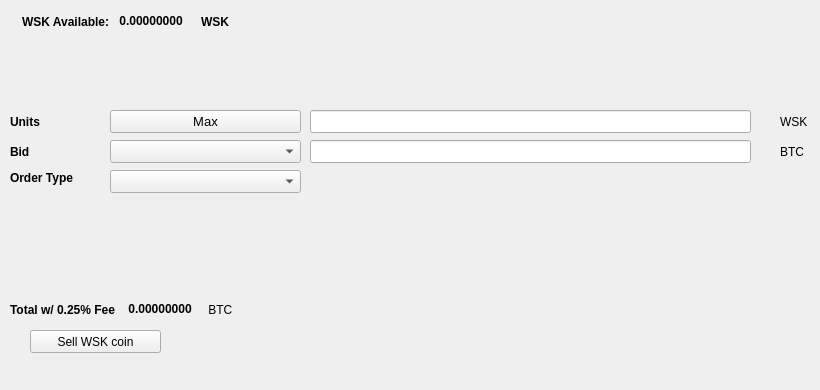
   <widget class="QWidget" name="SellTab">
    <attribute name="title">
     <string>Sell</string>
    </attribute>
    <widget class="QLabel" name="label_16">
     <property name="geometry">
      <rect>
       <x>780</x>
       <y>140</y>
       <width>31</width>
       <height>23</height>
      </rect>
     </property>
     <property name="text">
      <string>BTC</string>
     </property>
    </widget>
    <widget class="QComboBox" name="SellBidcomboBox">
     <property name="geometry">
      <rect>
       <x>110</x>
       <y>140</y>
       <width>191</width>
       <height>23</height>
      </rect>
     </property>
     <property name="font">
      <font>
       <pointsize>10</pointsize>
      </font>
     </property>
    </widget>
    <widget class="QLabel" name="label_18">
     <property name="geometry">
      <rect>
       <x>10</x>
       <y>110</y>
       <width>46</width>
       <height>23</height>
      </rect>
     </property>
     <property name="font">
      <font>
       <weight>75</weight>
       <bold>true</bold>
      </font>
     </property>
     <property name="text">
      <string>Units</string>
     </property>
    </widget>
    <widget class="QPushButton" name="Sell_Max_Amount">
     <property name="geometry">
      <rect>
       <x>110</x>
       <y>110</y>
       <width>191</width>
       <height>23</height>
      </rect>
     </property>
     <property name="font">
      <font>
       <pointsize>10</pointsize>
      </font>
     </property>
     <property name="text">
      <string>Max</string>
     </property>
    </widget>
    <widget class="QLabel" name="label_20">
     <property name="geometry">
      <rect>
       <x>10</x>
       <y>170</y>
       <width>91</width>
       <height>16</height>
      </rect>
     </property>
     <property name="font">
      <font>
       <weight>75</weight>
       <bold>true</bold>
      </font>
     </property>
     <property name="text">
      <string>Order Type</string>
     </property>
    </widget>
    <widget class="QComboBox" name="SellOrdertypeCombo">
     <property name="geometry">
      <rect>
       <x>110</x>
       <y>170</y>
       <width>191</width>
       <height>23</height>
      </rect>
     </property>
     <property name="font">
      <font>
       <pointsize>10</pointsize>
      </font>
     </property>
    </widget>
    <widget class="QLabel" name="label_21">
     <property name="geometry">
      <rect>
       <x>10</x>
       <y>140</y>
       <width>46</width>
       <height>23</height>
      </rect>
     </property>
     <property name="font">
      <font>
       <weight>75</weight>
       <bold>true</bold>
      </font>
     </property>
     <property name="text">
      <string>Bid</string>
     </property>
    </widget>
    <widget class="QLabel" name="label_22">
     <property name="geometry">
      <rect>
       <x>780</x>
       <y>110</y>
       <width>31</width>
       <height>23</height>
      </rect>
     </property>
     <property name="text">
      <string>WSK</string>
     </property>
    </widget>
    <widget class="QLineEdit" name="UnitsInputwastake">
     <property name="geometry">
      <rect>
       <x>310</x>
       <y>110</y>
       <width>441</width>
       <height>23</height>
      </rect>
     </property>
     <property name="font">
      <font>
       <pointsize>9</pointsize>
       <weight>75</weight>
       <bold>true</bold>
      </font>
     </property>
    </widget>
    <widget class="QLineEdit" name="SellBidPriceEdit">
     <property name="geometry">
      <rect>
       <x>310</x>
       <y>140</y>
       <width>441</width>
       <height>23</height>
      </rect>
     </property>
     <property name="font">
      <font>
       <pointsize>9</pointsize>
       <weight>75</weight>
       <bold>true</bold>
      </font>
     </property>
    </widget>
    <widget class="QPushButton" name="SellwastakeBTN">
     <property name="geometry">
      <rect>
       <x>30</x>
       <y>330</y>
       <width>131</width>
       <height>23</height>
      </rect>
     </property>
     <property name="text">
      <string>Sell WSK coin</string>
     </property>
     <property name="icon">
      <iconset resource="../wastake">
       <normaloff>:/icons/bitcoin</normaloff>:/icons/bitcoin</iconset>
     </property>
    </widget>
    <widget class="QWidget" name="layoutWidget3">
     <property name="geometry">
      <rect>
       <x>22</x>
       <y>12</y>
       <width>258</width>
       <height>19</height>
      </rect>
     </property>
     <layout class="QHBoxLayout" name="horizontalLayout">
      <item>
       <widget class="QLabel" name="label232_2">
        <property name="font">
         <font>
          <weight>75</weight>
          <bold>true</bold>
         </font>
        </property>
        <property name="text">
         <string>WSK Available:</string>
        </property>
       </widget>
      </item>
      <item>
       <widget class="QLabel" name="wastakeAvailableLabel">
        <property name="palette">
         <palette>
          <active>
           <colorrole role="WindowText">
            <brush brushstyle="SolidPattern">
             <color alpha="255">
              <red>0</red>
              <green>0</green>
              <blue>0</blue>
             </color>
            </brush>
           </colorrole>
           <colorrole role="Button">
            <brush brushstyle="SolidPattern">
             <color alpha="255">
              <red>0</red>
              <green>170</green>
              <blue>0</blue>
             </color>
            </brush>
           </colorrole>
           <colorrole role="Light">
            <brush brushstyle="SolidPattern">
             <color alpha="255">
              <red>0</red>
              <green>255</green>
              <blue>0</blue>
             </color>
            </brush>
           </colorrole>
           <colorrole role="Midlight">
            <brush brushstyle="SolidPattern">
             <color alpha="255">
              <red>0</red>
              <green>212</green>
              <blue>0</blue>
             </color>
            </brush>
           </colorrole>
           <colorrole role="Dark">
            <brush brushstyle="SolidPattern">
             <color alpha="255">
              <red>0</red>
              <green>85</green>
              <blue>0</blue>
             </color>
            </brush>
           </colorrole>
           <colorrole role="Mid">
            <brush brushstyle="SolidPattern">
             <color alpha="255">
              <red>0</red>
              <green>113</green>
              <blue>0</blue>
             </color>
            </brush>
           </colorrole>
           <colorrole role="Text">
            <brush brushstyle="SolidPattern">
             <color alpha="255">
              <red>0</red>
              <green>170</green>
              <blue>0</blue>
             </color>
            </brush>
           </colorrole>
           <colorrole role="BrightText">
            <brush brushstyle="SolidPattern">
             <color alpha="255">
              <red>255</red>
              <green>255</green>
              <blue>255</blue>
             </color>
            </brush>
           </colorrole>
           <colorrole role="ButtonText">
            <brush brushstyle="SolidPattern">
             <color alpha="255">
              <red>0</red>
              <green>0</green>
              <blue>0</blue>
             </color>
            </brush>
           </colorrole>
           <colorrole role="Base">
            <brush brushstyle="SolidPattern">
             <color alpha="255">
              <red>255</red>
              <green>255</green>
              <blue>255</blue>
             </color>
            </brush>
           </colorrole>
           <colorrole role="Window">
            <brush brushstyle="SolidPattern">
             <color alpha="255">
              <red>0</red>
              <green>170</green>
              <blue>0</blue>
             </color>
            </brush>
           </colorrole>
           <colorrole role="Shadow">
            <brush brushstyle="SolidPattern">
             <color alpha="255">
              <red>0</red>
              <green>0</green>
              <blue>0</blue>
             </color>
            </brush>
           </colorrole>
           <colorrole role="AlternateBase">
            <brush brushstyle="SolidPattern">
             <color alpha="255">
              <red>127</red>
              <green>212</green>
              <blue>127</blue>
             </color>
            </brush>
           </colorrole>
           <colorrole role="ToolTipBase">
            <brush brushstyle="SolidPattern">
             <color alpha="255">
              <red>255</red>
              <green>255</green>
              <blue>220</blue>
             </color>
            </brush>
           </colorrole>
           <colorrole role="ToolTipText">
            <brush brushstyle="SolidPattern">
             <color alpha="255">
              <red>0</red>
              <green>0</green>
              <blue>0</blue>
             </color>
            </brush>
           </colorrole>
          </active>
          <inactive>
           <colorrole role="WindowText">
            <brush brushstyle="SolidPattern">
             <color alpha="255">
              <red>0</red>
              <green>0</green>
              <blue>0</blue>
             </color>
            </brush>
           </colorrole>
           <colorrole role="Button">
            <brush brushstyle="SolidPattern">
             <color alpha="255">
              <red>0</red>
              <green>170</green>
              <blue>0</blue>
             </color>
            </brush>
           </colorrole>
           <colorrole role="Light">
            <brush brushstyle="SolidPattern">
             <color alpha="255">
              <red>0</red>
              <green>255</green>
              <blue>0</blue>
             </color>
            </brush>
           </colorrole>
           <colorrole role="Midlight">
            <brush brushstyle="SolidPattern">
             <color alpha="255">
              <red>0</red>
              <green>212</green>
              <blue>0</blue>
             </color>
            </brush>
           </colorrole>
           <colorrole role="Dark">
            <brush brushstyle="SolidPattern">
             <color alpha="255">
              <red>0</red>
              <green>85</green>
              <blue>0</blue>
             </color>
            </brush>
           </colorrole>
           <colorrole role="Mid">
            <brush brushstyle="SolidPattern">
             <color alpha="255">
              <red>0</red>
              <green>113</green>
              <blue>0</blue>
             </color>
            </brush>
           </colorrole>
           <colorrole role="Text">
            <brush brushstyle="SolidPattern">
             <color alpha="255">
              <red>0</red>
              <green>170</green>
              <blue>0</blue>
             </color>
            </brush>
           </colorrole>
           <colorrole role="BrightText">
            <brush brushstyle="SolidPattern">
             <color alpha="255">
              <red>255</red>
              <green>255</green>
              <blue>255</blue>
             </color>
            </brush>
           </colorrole>
           <colorrole role="ButtonText">
            <brush brushstyle="SolidPattern">
             <color alpha="255">
              <red>0</red>
              <green>0</green>
              <blue>0</blue>
             </color>
            </brush>
           </colorrole>
           <colorrole role="Base">
            <brush brushstyle="SolidPattern">
             <color alpha="255">
              <red>255</red>
              <green>255</green>
              <blue>255</blue>
             </color>
            </brush>
           </colorrole>
           <colorrole role="Window">
            <brush brushstyle="SolidPattern">
             <color alpha="255">
              <red>0</red>
              <green>170</green>
              <blue>0</blue>
             </color>
            </brush>
           </colorrole>
           <colorrole role="Shadow">
            <brush brushstyle="SolidPattern">
             <color alpha="255">
              <red>0</red>
              <green>0</green>
              <blue>0</blue>
             </color>
            </brush>
           </colorrole>
           <colorrole role="AlternateBase">
            <brush brushstyle="SolidPattern">
             <color alpha="255">
              <red>127</red>
              <green>212</green>
              <blue>127</blue>
             </color>
            </brush>
           </colorrole>
           <colorrole role="ToolTipBase">
            <brush brushstyle="SolidPattern">
             <color alpha="255">
              <red>255</red>
              <green>255</green>
              <blue>220</blue>
             </color>
            </brush>
           </colorrole>
           <colorrole role="ToolTipText">
            <brush brushstyle="SolidPattern">
             <color alpha="255">
              <red>0</red>
              <green>0</green>
              <blue>0</blue>
             </color>
            </brush>
           </colorrole>
          </inactive>
          <disabled>
           <colorrole role="WindowText">
            <brush brushstyle="SolidPattern">
             <color alpha="255">
              <red>0</red>
              <green>85</green>
              <blue>0</blue>
             </color>
            </brush>
           </colorrole>
           <colorrole role="Button">
            <brush brushstyle="SolidPattern">
             <color alpha="255">
              <red>0</red>
              <green>170</green>
              <blue>0</blue>
             </color>
            </brush>
           </colorrole>
           <colorrole role="Light">
            <brush brushstyle="SolidPattern">
             <color alpha="255">
              <red>0</red>
              <green>255</green>
              <blue>0</blue>
             </color>
            </brush>
           </colorrole>
           <colorrole role="Midlight">
            <brush brushstyle="SolidPattern">
             <color alpha="255">
              <red>0</red>
              <green>212</green>
              <blue>0</blue>
             </color>
            </brush>
           </colorrole>
           <colorrole role="Dark">
            <brush brushstyle="SolidPattern">
             <color alpha="255">
              <red>0</red>
              <green>85</green>
              <blue>0</blue>
             </color>
            </brush>
           </colorrole>
           <colorrole role="Mid">
            <brush brushstyle="SolidPattern">
             <color alpha="255">
              <red>0</red>
              <green>113</green>
              <blue>0</blue>
             </color>
            </brush>
           </colorrole>
           <colorrole role="Text">
            <brush brushstyle="SolidPattern">
             <color alpha="255">
              <red>0</red>
              <green>85</green>
              <blue>0</blue>
             </color>
            </brush>
           </colorrole>
           <colorrole role="BrightText">
            <brush brushstyle="SolidPattern">
             <color alpha="255">
              <red>255</red>
              <green>255</green>
              <blue>255</blue>
             </color>
            </brush>
           </colorrole>
           <colorrole role="ButtonText">
            <brush brushstyle="SolidPattern">
             <color alpha="255">
              <red>0</red>
              <green>85</green>
              <blue>0</blue>
             </color>
            </brush>
           </colorrole>
           <colorrole role="Base">
            <brush brushstyle="SolidPattern">
             <color alpha="255">
              <red>0</red>
              <green>170</green>
              <blue>0</blue>
             </color>
            </brush>
           </colorrole>
           <colorrole role="Window">
            <brush brushstyle="SolidPattern">
             <color alpha="255">
              <red>0</red>
              <green>170</green>
              <blue>0</blue>
             </color>
            </brush>
           </colorrole>
           <colorrole role="Shadow">
            <brush brushstyle="SolidPattern">
             <color alpha="255">
              <red>0</red>
              <green>0</green>
              <blue>0</blue>
             </color>
            </brush>
           </colorrole>
           <colorrole role="AlternateBase">
            <brush brushstyle="SolidPattern">
             <color alpha="255">
              <red>0</red>
              <green>170</green>
              <blue>0</blue>
             </color>
            </brush>
           </colorrole>
           <colorrole role="ToolTipBase">
            <brush brushstyle="SolidPattern">
             <color alpha="255">
              <red>255</red>
              <green>255</green>
              <blue>220</blue>
             </color>
            </brush>
           </colorrole>
           <colorrole role="ToolTipText">
            <brush brushstyle="SolidPattern">
             <color alpha="255">
              <red>0</red>
              <green>0</green>
              <blue>0</blue>
             </color>
            </brush>
           </colorrole>
          </disabled>
         </palette>
        </property>
        <property name="font">
         <font>
          <weight>75</weight>
          <bold>true</bold>
         </font>
        </property>
        <property name="text">
         <string> 0.00000000 </string>
        </property>
        <property name="textInteractionFlags">
         <set>Qt::LinksAccessibleByMouse|Qt::TextSelectableByKeyboard|Qt::TextSelectableByMouse</set>
        </property>
       </widget>
      </item>
      <item>
       <widget class="QLabel" name="labelwastake">
        <property name="font">
         <font>
          <weight>75</weight>
          <bold>true</bold>
         </font>
        </property>
        <property name="text">
         <string>WSK</string>
        </property>
       </widget>
      </item>
     </layout>
    </widget>
    <widget class="QWidget" name="layoutWidget">
     <property name="geometry">
      <rect>
       <x>10</x>
       <y>300</y>
       <width>268</width>
       <height>19</height>
      </rect>
     </property>
     <layout class="QHBoxLayout" name="horizontalLayout_2">
      <item>
       <widget class="QLabel" name="label_19">
        <property name="font">
         <font>
          <weight>75</weight>
          <bold>true</bold>
         </font>
        </property>
        <property name="text">
         <string>Total w/ 0.25% Fee </string>
        </property>
       </widget>
      </item>
      <item>
       <widget class="QLabel" name="SellCostLabel">
        <property name="palette">
         <palette>
          <active>
           <colorrole role="WindowText">
            <brush brushstyle="SolidPattern">
             <color alpha="255">
              <red>0</red>
              <green>0</green>
              <blue>0</blue>
             </color>
            </brush>
           </colorrole>
           <colorrole role="Button">
            <brush brushstyle="SolidPattern">
             <color alpha="255">
              <red>0</red>
              <green>170</green>
              <blue>0</blue>
             </color>
            </brush>
           </colorrole>
           <colorrole role="Light">
            <brush brushstyle="SolidPattern">
             <color alpha="255">
              <red>0</red>
              <green>255</green>
              <blue>0</blue>
             </color>
            </brush>
           </colorrole>
           <colorrole role="Midlight">
            <brush brushstyle="SolidPattern">
             <color alpha="255">
              <red>0</red>
              <green>212</green>
              <blue>0</blue>
             </color>
            </brush>
           </colorrole>
           <colorrole role="Dark">
            <brush brushstyle="SolidPattern">
             <color alpha="255">
              <red>0</red>
              <green>85</green>
              <blue>0</blue>
             </color>
            </brush>
           </colorrole>
           <colorrole role="Mid">
            <brush brushstyle="SolidPattern">
             <color alpha="255">
              <red>0</red>
              <green>113</green>
              <blue>0</blue>
             </color>
            </brush>
           </colorrole>
           <colorrole role="Text">
            <brush brushstyle="SolidPattern">
             <color alpha="255">
              <red>0</red>
              <green>170</green>
              <blue>0</blue>
             </color>
            </brush>
           </colorrole>
           <colorrole role="BrightText">
            <brush brushstyle="SolidPattern">
             <color alpha="255">
              <red>255</red>
              <green>255</green>
              <blue>255</blue>
             </color>
            </brush>
           </colorrole>
           <colorrole role="ButtonText">
            <brush brushstyle="SolidPattern">
             <color alpha="255">
              <red>0</red>
              <green>0</green>
              <blue>0</blue>
             </color>
            </brush>
           </colorrole>
           <colorrole role="Base">
            <brush brushstyle="SolidPattern">
             <color alpha="255">
              <red>255</red>
              <green>255</green>
              <blue>255</blue>
             </color>
            </brush>
           </colorrole>
           <colorrole role="Window">
            <brush brushstyle="SolidPattern">
             <color alpha="255">
              <red>0</red>
              <green>170</green>
              <blue>0</blue>
             </color>
            </brush>
           </colorrole>
           <colorrole role="Shadow">
            <brush brushstyle="SolidPattern">
             <color alpha="255">
              <red>0</red>
              <green>0</green>
              <blue>0</blue>
             </color>
            </brush>
           </colorrole>
           <colorrole role="AlternateBase">
            <brush brushstyle="SolidPattern">
             <color alpha="255">
              <red>127</red>
              <green>212</green>
              <blue>127</blue>
             </color>
            </brush>
           </colorrole>
           <colorrole role="ToolTipBase">
            <brush brushstyle="SolidPattern">
             <color alpha="255">
              <red>255</red>
              <green>255</green>
              <blue>220</blue>
             </color>
            </brush>
           </colorrole>
           <colorrole role="ToolTipText">
            <brush brushstyle="SolidPattern">
             <color alpha="255">
              <red>0</red>
              <green>0</green>
              <blue>0</blue>
             </color>
            </brush>
           </colorrole>
          </active>
          <inactive>
           <colorrole role="WindowText">
            <brush brushstyle="SolidPattern">
             <color alpha="255">
              <red>0</red>
              <green>0</green>
              <blue>0</blue>
             </color>
            </brush>
           </colorrole>
           <colorrole role="Button">
            <brush brushstyle="SolidPattern">
             <color alpha="255">
              <red>0</red>
              <green>170</green>
              <blue>0</blue>
             </color>
            </brush>
           </colorrole>
           <colorrole role="Light">
            <brush brushstyle="SolidPattern">
             <color alpha="255">
              <red>0</red>
              <green>255</green>
              <blue>0</blue>
             </color>
            </brush>
           </colorrole>
           <colorrole role="Midlight">
            <brush brushstyle="SolidPattern">
             <color alpha="255">
              <red>0</red>
              <green>212</green>
              <blue>0</blue>
             </color>
            </brush>
           </colorrole>
           <colorrole role="Dark">
            <brush brushstyle="SolidPattern">
             <color alpha="255">
              <red>0</red>
              <green>85</green>
              <blue>0</blue>
             </color>
            </brush>
           </colorrole>
           <colorrole role="Mid">
            <brush brushstyle="SolidPattern">
             <color alpha="255">
              <red>0</red>
              <green>113</green>
              <blue>0</blue>
             </color>
            </brush>
           </colorrole>
           <colorrole role="Text">
            <brush brushstyle="SolidPattern">
             <color alpha="255">
              <red>0</red>
              <green>170</green>
              <blue>0</blue>
             </color>
            </brush>
           </colorrole>
           <colorrole role="BrightText">
            <brush brushstyle="SolidPattern">
             <color alpha="255">
              <red>255</red>
              <green>255</green>
              <blue>255</blue>
             </color>
            </brush>
           </colorrole>
           <colorrole role="ButtonText">
            <brush brushstyle="SolidPattern">
             <color alpha="255">
              <red>0</red>
              <green>0</green>
              <blue>0</blue>
             </color>
            </brush>
           </colorrole>
           <colorrole role="Base">
            <brush brushstyle="SolidPattern">
             <color alpha="255">
              <red>255</red>
              <green>255</green>
              <blue>255</blue>
             </color>
            </brush>
           </colorrole>
           <colorrole role="Window">
            <brush brushstyle="SolidPattern">
             <color alpha="255">
              <red>0</red>
              <green>170</green>
              <blue>0</blue>
             </color>
            </brush>
           </colorrole>
           <colorrole role="Shadow">
            <brush brushstyle="SolidPattern">
             <color alpha="255">
              <red>0</red>
              <green>0</green>
              <blue>0</blue>
             </color>
            </brush>
           </colorrole>
           <colorrole role="AlternateBase">
            <brush brushstyle="SolidPattern">
             <color alpha="255">
              <red>127</red>
              <green>212</green>
              <blue>127</blue>
             </color>
            </brush>
           </colorrole>
           <colorrole role="ToolTipBase">
            <brush brushstyle="SolidPattern">
             <color alpha="255">
              <red>255</red>
              <green>255</green>
              <blue>220</blue>
             </color>
            </brush>
           </colorrole>
           <colorrole role="ToolTipText">
            <brush brushstyle="SolidPattern">
             <color alpha="255">
              <red>0</red>
              <green>0</green>
              <blue>0</blue>
             </color>
            </brush>
           </colorrole>
          </inactive>
          <disabled>
           <colorrole role="WindowText">
            <brush brushstyle="SolidPattern">
             <color alpha="255">
              <red>0</red>
              <green>85</green>
              <blue>0</blue>
             </color>
            </brush>
           </colorrole>
           <colorrole role="Button">
            <brush brushstyle="SolidPattern">
             <color alpha="255">
              <red>0</red>
              <green>170</green>
              <blue>0</blue>
             </color>
            </brush>
           </colorrole>
           <colorrole role="Light">
            <brush brushstyle="SolidPattern">
             <color alpha="255">
              <red>0</red>
              <green>255</green>
              <blue>0</blue>
             </color>
            </brush>
           </colorrole>
           <colorrole role="Midlight">
            <brush brushstyle="SolidPattern">
             <color alpha="255">
              <red>0</red>
              <green>212</green>
              <blue>0</blue>
             </color>
            </brush>
           </colorrole>
           <colorrole role="Dark">
            <brush brushstyle="SolidPattern">
             <color alpha="255">
              <red>0</red>
              <green>85</green>
              <blue>0</blue>
             </color>
            </brush>
           </colorrole>
           <colorrole role="Mid">
            <brush brushstyle="SolidPattern">
             <color alpha="255">
              <red>0</red>
              <green>113</green>
              <blue>0</blue>
             </color>
            </brush>
           </colorrole>
           <colorrole role="Text">
            <brush brushstyle="SolidPattern">
             <color alpha="255">
              <red>0</red>
              <green>85</green>
              <blue>0</blue>
             </color>
            </brush>
           </colorrole>
           <colorrole role="BrightText">
            <brush brushstyle="SolidPattern">
             <color alpha="255">
              <red>255</red>
              <green>255</green>
              <blue>255</blue>
             </color>
            </brush>
           </colorrole>
           <colorrole role="ButtonText">
            <brush brushstyle="SolidPattern">
             <color alpha="255">
              <red>0</red>
              <green>85</green>
              <blue>0</blue>
             </color>
            </brush>
           </colorrole>
           <colorrole role="Base">
            <brush brushstyle="SolidPattern">
             <color alpha="255">
              <red>0</red>
              <green>170</green>
              <blue>0</blue>
             </color>
            </brush>
           </colorrole>
           <colorrole role="Window">
            <brush brushstyle="SolidPattern">
             <color alpha="255">
              <red>0</red>
              <green>170</green>
              <blue>0</blue>
             </color>
            </brush>
           </colorrole>
           <colorrole role="Shadow">
            <brush brushstyle="SolidPattern">
             <color alpha="255">
              <red>0</red>
              <green>0</green>
              <blue>0</blue>
             </color>
            </brush>
           </colorrole>
           <colorrole role="AlternateBase">
            <brush brushstyle="SolidPattern">
             <color alpha="255">
              <red>0</red>
              <green>170</green>
              <blue>0</blue>
             </color>
            </brush>
           </colorrole>
           <colorrole role="ToolTipBase">
            <brush brushstyle="SolidPattern">
             <color alpha="255">
              <red>255</red>
              <green>255</green>
              <blue>220</blue>
             </color>
            </brush>
           </colorrole>
           <colorrole role="ToolTipText">
            <brush brushstyle="SolidPattern">
             <color alpha="255">
              <red>0</red>
              <green>0</green>
              <blue>0</blue>
             </color>
            </brush>
           </colorrole>
          </disabled>
         </palette>
        </property>
        <property name="font">
         <font>
          <weight>75</weight>
          <bold>true</bold>
         </font>
        </property>
        <property name="autoFillBackground">
         <bool>false</bool>
        </property>
        <property name="text">
         <string> 0.00000000</string>
        </property>
        <property name="textInteractionFlags">
         <set>Qt::LinksAccessibleByMouse|Qt::TextSelectableByMouse</set>
        </property>
       </widget>
      </item>
      <item>
       <widget class="QLabel" name="label_17">
        <property name="font">
         <font>
          <weight>50</weight>
          <bold>false</bold>
         </font>
        </property>
        <property name="text">
         <string> BTC</string>
        </property>
       </widget>
      </item>
     </layout>
    </widget>
    <widget class="QLabel" name="label_23">
     <property name="geometry">
      <rect>
       <x>460</x>
       <y>300</y>
       <width>281</width>
       <height>81</height>
      </rect>
     </property>
     <property name="text">
      <string/>
     </property>
     <property name="pixmap">
      <pixmap>:/images/bittrex</pixmap>
     </property>
    </widget>
   </widget>
